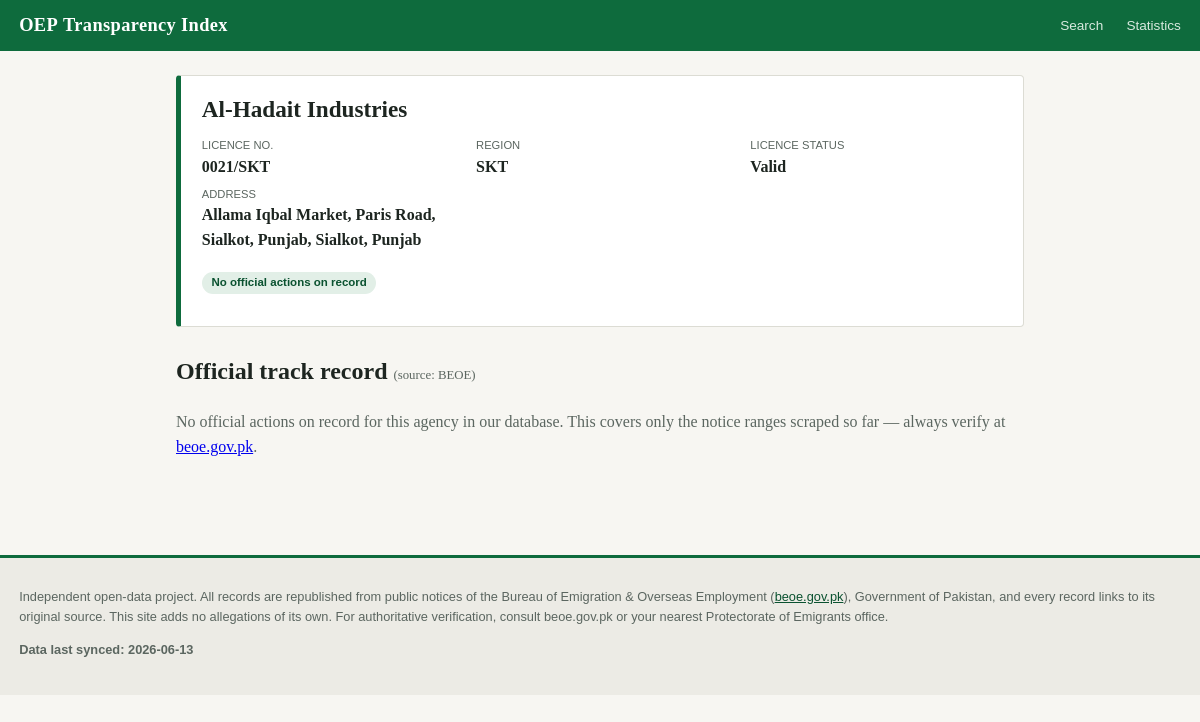
The app's page /agency/2 with its own data.
### tables this page shows
CREATE TABLE agencies (
    agency_id   INTEGER PRIMARY KEY,
    canonical_name TEXT NOT NULL,
    oepl_number TEXT UNIQUE,          -- NULL for name-only records
    region_code TEXT,
    license_status TEXT,
    address     TEXT,
    phone       TEXT,
    beoe_profile_url TEXT
);

CREATE TABLE meta (key TEXT PRIMARY KEY, value TEXT);

### webapp/app.py (the view)
@app.route("/agency/<int:agency_id>")
def agency(agency_id):
    db = get_db()
    a = db.execute("SELECT * FROM agencies WHERE agency_id=?",
                   (agency_id,)).fetchone()
    if a is None:
        return render_template("404.html"), 404
    notices = db.execute(
        """SELECT n.* FROM notices n
           JOIN notice_agencies na ON n.notice_id = na.notice_id
           WHERE na.agency_id = ? AND n.parsed_ok = 1
           ORDER BY n.date_published IS NULL, n.date_published DESC""",
        (agency_id,),
    ).fetchall()
    return render_template("agency.html", a=a, notices=notices,
                           tier=status_tier(agency_id))

### webapp/app.py (called while the page is built, shortened)
@app.before_request
def require_database():
    if not os.path.exists(DB_PATH):
        return (
            "<h1>Database not built yet</h1>"
            "<p>Run <code>python pipeline/build_db.py</code> from the project "
            "root first (see README), then reload this page.</p>", 503,
        )
    return None

def get_db():
    if "db" not in g:
        g.db = sqlite3.connect(DB_PATH)
        g.db.row_factory = sqlite3.Row
    return g.db

@app.context_processor
def inject_globals():
    try:
        row = get_db().execute(
            "SELECT value FROM meta WHERE key='last_synced'").fetchone()
        last_synced = row["value"] if row else "unknown"
    except sqlite3.Error:
        last_synced = "unknown"
    return {"last_synced": last_synced, "action_labels": ACTION_LABELS}

def status_tier(agency_id: int) -> tuple[str, str]:
    db = get_db()
    rows = db.execute(
        """SELECT n.notice_type, n.date_published
           FROM notices n JOIN notice_agencies na ON n.notice_id = na.notice_id
           WHERE na.agency_id = ? AND n.parsed_ok = 1""",
        (agency_id,),
    ).fetchall()
    if not rows:
        return "No official actions on record", "tier-none"

### webapp/templates/agency.html (shortened to what this page needs)
{% extends "base.html" %}
{% block content %}
<div class="agency-card">
  <h1>{{ a.canonical_name }}</h1>
  <dl>
    <div><dt>Licence No.</dt><dd>{{ a.oepl_number or "not on record" }}</dd></div>
    <div><dt>Region</dt><dd>{{ a.region_code or "—" }}</dd></div>
    <div><dt>Licence status</dt><dd>{{ a.license_status or "—" }}</dd></div>
    {% if a.address %}<div><dt>Address</dt><dd>{{ a.address }}</dd></div>{% endif %}
  </dl>
  <p><span class="tier {{ tier[1] }}">{{ tier[0] }}</span></p>
</div>
<h2>Official track record <span class="source-tag">(source: BEOE)</span></h2>
{% if notices %}
<ol class="timeline">
  {% for n in notices %}
  <li>
    <span class="date">{{ n.date_published or "date n/a" }}</span>
    {% set label = action_labels.get(n.notice_type, action_labels["other"]) %}
    <span class="badge {{ label[1] }}">{{ label[0] }}</span>
    <span class="notice-title">{{ n.title_raw }}</span>
    <a class="source-link" href="{{ n.beoe_url }}" rel="noopener">View official notice &rarr;</a>
  </li>
  {% endfor %}
</ol>
{% else %}
<p class="empty">No official actions on record for this agency in our database.
   This covers only the notice ranges scraped so far — always verify at
   <a href="https://beoe.gov.pk">beoe.gov.pk</a>.</p>
{% endif %}
{% endblock %}

### webapp/templates/base.html (shortened to what this page needs)
<!doctype html>
<html lang="en">
<head>
  <link rel="stylesheet" href="{{ url_for('static', filename='style.css') }}">
</head>
<body>
  <header class="site-header">
    <a class="brand" href="{{ url_for('home') }}">OEP&nbsp;Transparency&nbsp;Index</a>
    <nav>
      <a href="{{ url_for('home') }}">Search</a>
      <a href="{{ url_for('stats') }}">Statistics</a>
    </nav>
  </header>
  <main>
    {% block content %}{% endblock %}
  </main>
  <footer class="site-footer">
    <p>
      Independent open-data project. All records are republished from public notices of the
      Bureau of Emigration &amp; Overseas Employment
      (<a href="https://beoe.gov.pk" rel="noopener">beoe.gov.pk</a>), Government of Pakistan,
      and every record links to its original source. This site adds no allegations of its own.
      For authoritative verification, consult beoe.gov.pk or your nearest Protectorate of
      Emigrants office.
    </p>
    <p class="synced">Data last synced: {{ last_synced }}</p>
  </footer>
</body>
</html>

### webapp/static/style.css (style rules this page uses)
:root { --green: #0e6b3d; --green-dark: #0a5230; --ink: #1d2520; --muted: #5b6660; --paper: #f7f6f2; --card: #ffffff; --line: #dcdcd4; --red: #b3261e; --amber: #9a6700; --blue: #1156a5; }
* { box-sizing: border-box; }
body { margin: 0; font-family: Georgia, "Times New Roman", serif; background: var(--paper); color: var(--ink); line-height: 1.55; }
main { max-width: 880px; margin: 0 auto; padding: 1.5rem 1rem 3rem; }
.site-header { background: var(--green); color: #fff; display: flex; justify-content: space-between; align-items: center; padding: 0.7rem 1.2rem; }
.site-header .brand { color: #fff; text-decoration: none; font-weight: bold; font-size: 1.15rem; letter-spacing: 0.02em; }
.site-header nav a { color: #d8eadf; text-decoration: none; margin-left: 1.2rem; font-family: Verdana, sans-serif; font-size: 0.85rem; }
.site-footer { border-top: 3px solid var(--green); background: #ecebe5; color: var(--muted); font-size: 0.8rem; font-family: Verdana, sans-serif; padding: 1rem 1.2rem 1.4rem; margin-top: 2rem; }
.site-footer a { color: var(--green-dark); }
.site-footer .synced { font-weight: bold; }
.tier { display: inline-block; padding: 0.15rem 0.6rem; border-radius: 999px; font-family: Verdana, sans-serif; font-size: 0.72rem; font-weight: bold; white-space: nowrap; }
.tier-none { background: #e2efe7; color: var(--green-dark); }
.agency-card { background: var(--card); border: 1px solid var(--line); border-left: 5px solid var(--green); border-radius: 4px; padding: 1rem 1.3rem; margin-bottom: 1.6rem; }
.agency-card h1 { margin: 0 0 0.6rem; font-size: 1.45rem; }
.agency-card dl { display: grid; grid-template-columns: repeat(auto-fit, minmax(220px, 1fr)); gap: 0.4rem 1.4rem; margin: 0 0 0.7rem; }
.agency-card dt { font-family: Verdana, sans-serif; font-size: 0.7rem; text-transform: uppercase; color: var(--muted); }
.agency-card dd { margin: 0; font-weight: bold; }
.source-tag { font-size: 0.8rem; color: var(--muted); font-weight: normal; }
.empty { color: var(--muted); }

### records on screen
agencies: canonical_name "Al-Hadait Industries", oepl_number "0021/SKT", region_code "SKT", license_status "Valid", address "Allama Iqbal Market, Paris Road, Sialkot, Punjab, Sialkot, Punjab"
meta: value "2026-06-13"

### other values on screen
{{ tier[0] }} "No official actions on record"
